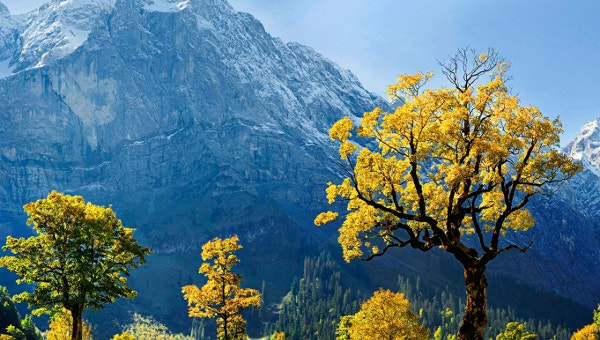
#> input picture assets/nature.jpeg, 600 x 340 px
$ python img_demo.py
#> lines starting #> are read from the running program, lines starting #| are printed output that depends on the picture; after the words box and inside, x2 and y2 are one past the last pixel; in counts of white or black regions, pixels touching at a corner belong together
import cv2

img = cv2.imread('assets/nature.jpeg', -1)
#> img is the input picture: shape (340, 600, 3); mean B, G, R 130, 118.7, 86.6

print(img.shape)
#| (340, 600, 3)

tag = img[100:200, 200:300]
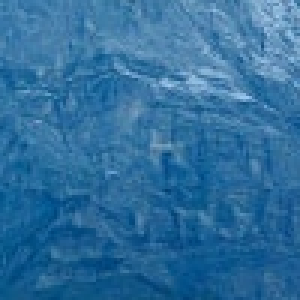
#> tag: shape (100, 100, 3) (shown 3 times larger); mean B, G, R 157.1, 110.6, 47.7
img[239:339, 350:450] = tag
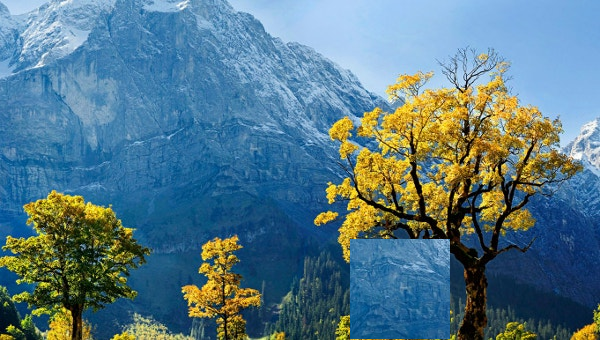
#> img: shape (340, 600, 3); 4.9% of pixels changed, all inside (x1, y1, x2, y2) = (350, 239, 450, 339)

# [7 lines of commented-out code are left out]

cv2.imshow('Image', img)

cv2.waitKey(0)
cv2.destroyAllWindows()
for i in range(4):
    cv2.waitKey(1)

quit()
#> (the program exits here)
